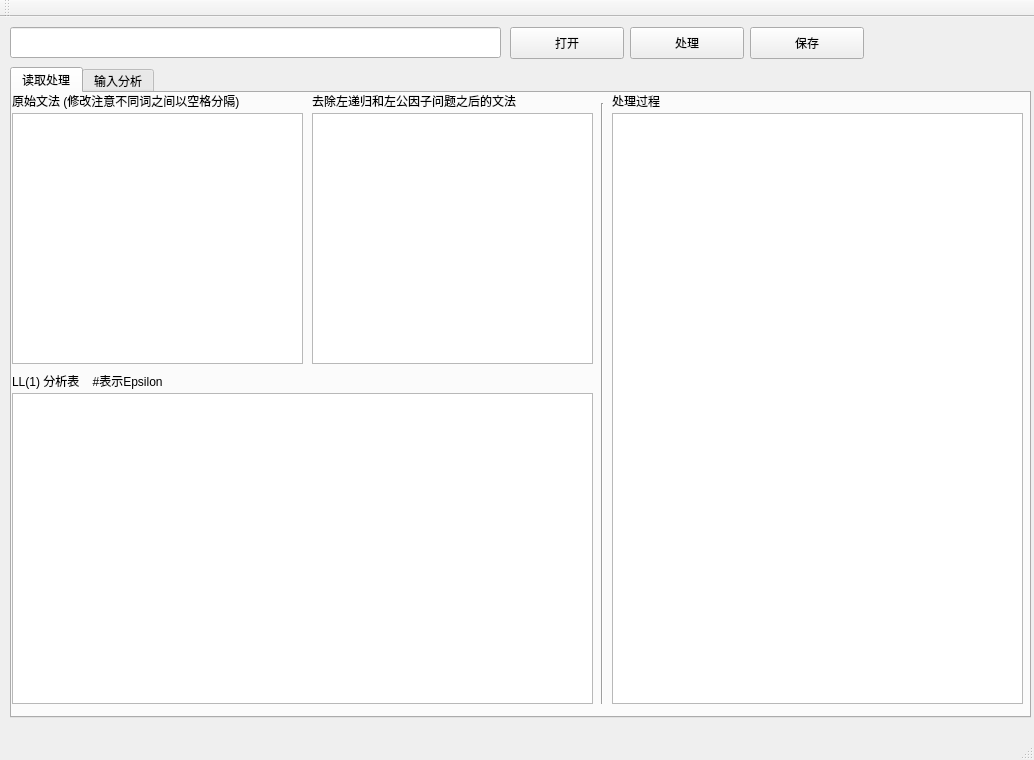
<?xml version="1.0" encoding="UTF-8"?>
<ui version="4.0">
 <class>MainWindow</class>
 <widget class="QMainWindow" name="MainWindow">
  <property name="geometry">
   <rect>
    <x>0</x>
    <y>0</y>
    <width>1034</width>
    <height>760</height>
   </rect>
  </property>
  <property name="windowTitle">
   <string>MainWindow</string>
  </property>
  <widget class="QWidget" name="centralWidget">
   <widget class="QPushButton" name="pushButton_4">
    <property name="geometry">
     <rect>
      <x>750</x>
      <y>10</y>
      <width>114</width>
      <height>32</height>
     </rect>
    </property>
    <property name="text">
     <string>保存</string>
    </property>
   </widget>
   <widget class="QPushButton" name="pushButton_2">
    <property name="geometry">
     <rect>
      <x>630</x>
      <y>10</y>
      <width>114</width>
      <height>32</height>
     </rect>
    </property>
    <property name="text">
     <string>处理</string>
    </property>
   </widget>
   <widget class="QLineEdit" name="lineEdit">
    <property name="geometry">
     <rect>
      <x>10</x>
      <y>10</y>
      <width>491</width>
      <height>31</height>
     </rect>
    </property>
    <property name="font">
     <font>
      <pointsize>15</pointsize>
     </font>
    </property>
    <property name="whatsThis">
     <string>&lt;html&gt;&lt;head/&gt;&lt;body&gt;&lt;p&gt;&lt;br/&gt;&lt;/p&gt;&lt;/body&gt;&lt;/html&gt;</string>
    </property>
    <property name="styleSheet">
     <string notr="true">color:rgb(0, 0, 0)</string>
    </property>
    <property name="text">
     <string/>
    </property>
   </widget>
   <widget class="QPushButton" name="pushButton">
    <property name="geometry">
     <rect>
      <x>510</x>
      <y>10</y>
      <width>114</width>
      <height>32</height>
     </rect>
    </property>
    <property name="text">
     <string>打开</string>
    </property>
   </widget>
   <widget class="QTabWidget" name="tabWidget">
    <property name="geometry">
     <rect>
      <x>10</x>
      <y>50</y>
      <width>1021</width>
      <height>651</height>
     </rect>
    </property>
    <property name="currentIndex">
     <number>0</number>
    </property>
    <widget class="QWidget" name="tab">
     <property name="toolTip">
      <string>12123</string>
     </property>
     <attribute name="title">
      <string>读取处理</string>
     </attribute>
     <widget class="Line" name="line">
      <property name="geometry">
       <rect>
        <x>580</x>
        <y>10</y>
        <width>20</width>
        <height>601</height>
       </rect>
      </property>
      <property name="orientation">
       <enum>Qt::Vertical</enum>
      </property>
     </widget>
     <widget class="QTextEdit" name="textEdit">
      <property name="geometry">
       <rect>
        <x>0</x>
        <y>20</y>
        <width>291</width>
        <height>251</height>
       </rect>
      </property>
      <property name="styleSheet">
       <string notr="true">color: rgb(0, 0, 0)</string>
      </property>
     </widget>
     <widget class="QTextEdit" name="textEdit_2">
      <property name="geometry">
       <rect>
        <x>600</x>
        <y>20</y>
        <width>411</width>
        <height>591</height>
       </rect>
      </property>
      <property name="styleSheet">
       <string notr="true">color:rgb(0, 0, 0)</string>
      </property>
     </widget>
     <widget class="QTextEdit" name="textEdit_7">
      <property name="geometry">
       <rect>
        <x>300</x>
        <y>20</y>
        <width>281</width>
        <height>251</height>
       </rect>
      </property>
      <property name="styleSheet">
       <string notr="true">color: rgb(0, 0, 0)</string>
      </property>
     </widget>
     <widget class="QLabel" name="label_2">
      <property name="geometry">
       <rect>
        <x>0</x>
        <y>0</y>
        <width>251</width>
        <height>16</height>
       </rect>
      </property>
      <property name="text">
       <string>原始文法 (修改注意不同词之间以空格分隔)</string>
      </property>
     </widget>
     <widget class="QLabel" name="label_3">
      <property name="geometry">
       <rect>
        <x>300</x>
        <y>0</y>
        <width>251</width>
        <height>16</height>
       </rect>
      </property>
      <property name="text">
       <string>去除左递归和左公因子问题之后的文法</string>
      </property>
     </widget>
     <widget class="QLabel" name="label_4">
      <property name="geometry">
       <rect>
        <x>600</x>
        <y>0</y>
        <width>251</width>
        <height>16</height>
       </rect>
      </property>
      <property name="text">
       <string>处理过程</string>
      </property>
     </widget>
     <widget class="QLabel" name="label_5">
      <property name="geometry">
       <rect>
        <x>0</x>
        <y>280</y>
        <width>251</width>
        <height>16</height>
       </rect>
      </property>
      <property name="text">
       <string>LL(1) 分析表    #表示Epsilon</string>
      </property>
     </widget>
     <widget class="QTableWidget" name="tableWidget">
      <property name="geometry">
       <rect>
        <x>0</x>
        <y>300</y>
        <width>581</width>
        <height>311</height>
       </rect>
      </property>
      <property name="palette">
       <palette>
        <active>
         <colorrole role="Text">
          <brush brushstyle="SolidPattern">
           <color alpha="255">
            <red>0</red>
            <green>0</green>
            <blue>0</blue>
           </color>
          </brush>
         </colorrole>
        </active>
        <inactive>
         <colorrole role="Text">
          <brush brushstyle="SolidPattern">
           <color alpha="255">
            <red>0</red>
            <green>0</green>
            <blue>0</blue>
           </color>
          </brush>
         </colorrole>
        </inactive>
        <disabled>
         <colorrole role="Text">
          <brush brushstyle="SolidPattern">
           <color alpha="63">
            <red>0</red>
            <green>0</green>
            <blue>0</blue>
           </color>
          </brush>
         </colorrole>
        </disabled>
       </palette>
      </property>
     </widget>
    </widget>
    <widget class="QWidget" name="tab_2">
     <attribute name="title">
      <string>输入分析</string>
     </attribute>
     <widget class="QLabel" name="label">
      <property name="geometry">
       <rect>
        <x>10</x>
        <y>20</y>
        <width>91</width>
        <height>16</height>
       </rect>
      </property>
      <property name="text">
       <string>输入分析句子: </string>
      </property>
     </widget>
     <widget class="QLineEdit" name="lineEdit_2">
      <property name="geometry">
       <rect>
        <x>100</x>
        <y>10</y>
        <width>731</width>
        <height>31</height>
       </rect>
      </property>
      <property name="palette">
       <palette>
        <active>
         <colorrole role="WindowText">
          <brush brushstyle="SolidPattern">
           <color alpha="255">
            <red>0</red>
            <green>0</green>
            <blue>0</blue>
           </color>
          </brush>
         </colorrole>
         <colorrole role="Text">
          <brush brushstyle="SolidPattern">
           <color alpha="255">
            <red>0</red>
            <green>0</green>
            <blue>0</blue>
           </color>
          </brush>
         </colorrole>
        </active>
        <inactive>
         <colorrole role="WindowText">
          <brush brushstyle="SolidPattern">
           <color alpha="255">
            <red>0</red>
            <green>0</green>
            <blue>0</blue>
           </color>
          </brush>
         </colorrole>
         <colorrole role="Text">
          <brush brushstyle="SolidPattern">
           <color alpha="255">
            <red>0</red>
            <green>0</green>
            <blue>0</blue>
           </color>
          </brush>
         </colorrole>
        </inactive>
        <disabled>
         <colorrole role="WindowText">
          <brush brushstyle="SolidPattern">
           <color alpha="63">
            <red>0</red>
            <green>0</green>
            <blue>0</blue>
           </color>
          </brush>
         </colorrole>
         <colorrole role="Text">
          <brush brushstyle="SolidPattern">
           <color alpha="63">
            <red>0</red>
            <green>0</green>
            <blue>0</blue>
           </color>
          </brush>
         </colorrole>
        </disabled>
       </palette>
      </property>
     </widget>
     <widget class="QPushButton" name="pushButton_3">
      <property name="geometry">
       <rect>
        <x>850</x>
        <y>10</y>
        <width>114</width>
        <height>32</height>
       </rect>
      </property>
      <property name="text">
       <string>分析</string>
      </property>
     </widget>
     <widget class="QTextEdit" name="textEdit_3">
      <property name="geometry">
       <rect>
        <x>0</x>
        <y>70</y>
        <width>41</width>
        <height>541</height>
       </rect>
      </property>
      <property name="palette">
       <palette>
        <active>
         <colorrole role="Text">
          <brush brushstyle="SolidPattern">
           <color alpha="255">
            <red>0</red>
            <green>0</green>
            <blue>0</blue>
           </color>
          </brush>
         </colorrole>
        </active>
        <inactive>
         <colorrole role="Text">
          <brush brushstyle="SolidPattern">
           <color alpha="255">
            <red>0</red>
            <green>0</green>
            <blue>0</blue>
           </color>
          </brush>
         </colorrole>
        </inactive>
        <disabled>
         <colorrole role="Text">
          <brush brushstyle="SolidPattern">
           <color alpha="63">
            <red>0</red>
            <green>0</green>
            <blue>0</blue>
           </color>
          </brush>
         </colorrole>
        </disabled>
       </palette>
      </property>
     </widget>
     <widget class="QTextEdit" name="textEdit_4">
      <property name="geometry">
       <rect>
        <x>50</x>
        <y>70</y>
        <width>391</width>
        <height>541</height>
       </rect>
      </property>
      <property name="palette">
       <palette>
        <active>
         <colorrole role="Text">
          <brush brushstyle="SolidPattern">
           <color alpha="255">
            <red>0</red>
            <green>0</green>
            <blue>0</blue>
           </color>
          </brush>
         </colorrole>
        </active>
        <inactive>
         <colorrole role="Text">
          <brush brushstyle="SolidPattern">
           <color alpha="255">
            <red>0</red>
            <green>0</green>
            <blue>0</blue>
           </color>
          </brush>
         </colorrole>
        </inactive>
        <disabled>
         <colorrole role="Text">
          <brush brushstyle="SolidPattern">
           <color alpha="63">
            <red>0</red>
            <green>0</green>
            <blue>0</blue>
           </color>
          </brush>
         </colorrole>
        </disabled>
       </palette>
      </property>
     </widget>
     <widget class="QTextEdit" name="textEdit_5">
      <property name="geometry">
       <rect>
        <x>450</x>
        <y>70</y>
        <width>211</width>
        <height>541</height>
       </rect>
      </property>
      <property name="palette">
       <palette>
        <active>
         <colorrole role="Text">
          <brush brushstyle="SolidPattern">
           <color alpha="255">
            <red>0</red>
            <green>0</green>
            <blue>0</blue>
           </color>
          </brush>
         </colorrole>
        </active>
        <inactive>
         <colorrole role="Text">
          <brush brushstyle="SolidPattern">
           <color alpha="255">
            <red>0</red>
            <green>0</green>
            <blue>0</blue>
           </color>
          </brush>
         </colorrole>
        </inactive>
        <disabled>
         <colorrole role="Text">
          <brush brushstyle="SolidPattern">
           <color alpha="63">
            <red>0</red>
            <green>0</green>
            <blue>0</blue>
           </color>
          </brush>
         </colorrole>
        </disabled>
       </palette>
      </property>
     </widget>
     <widget class="QTextEdit" name="textEdit_6">
      <property name="geometry">
       <rect>
        <x>670</x>
        <y>70</y>
        <width>351</width>
        <height>541</height>
       </rect>
      </property>
      <property name="palette">
       <palette>
        <active>
         <colorrole role="Text">
          <brush brushstyle="SolidPattern">
           <color alpha="255">
            <red>0</red>
            <green>0</green>
            <blue>0</blue>
           </color>
          </brush>
         </colorrole>
        </active>
        <inactive>
         <colorrole role="Text">
          <brush brushstyle="SolidPattern">
           <color alpha="255">
            <red>0</red>
            <green>0</green>
            <blue>0</blue>
           </color>
          </brush>
         </colorrole>
        </inactive>
        <disabled>
         <colorrole role="Text">
          <brush brushstyle="SolidPattern">
           <color alpha="63">
            <red>0</red>
            <green>0</green>
            <blue>0</blue>
           </color>
          </brush>
         </colorrole>
        </disabled>
       </palette>
      </property>
     </widget>
     <widget class="QLabel" name="label_6">
      <property name="geometry">
       <rect>
        <x>0</x>
        <y>50</y>
        <width>31</width>
        <height>16</height>
       </rect>
      </property>
      <property name="text">
       <string>编号</string>
      </property>
     </widget>
     <widget class="QLabel" name="label_7">
      <property name="geometry">
       <rect>
        <x>200</x>
        <y>50</y>
        <width>51</width>
        <height>16</height>
       </rect>
      </property>
      <property name="text">
       <string>符号栈</string>
      </property>
     </widget>
     <widget class="QLabel" name="label_8">
      <property name="geometry">
       <rect>
        <x>520</x>
        <y>50</y>
        <width>71</width>
        <height>20</height>
       </rect>
      </property>
      <property name="text">
       <string>待分析句子</string>
      </property>
     </widget>
     <widget class="QLabel" name="label_9">
      <property name="geometry">
       <rect>
        <x>820</x>
        <y>50</y>
        <width>51</width>
        <height>16</height>
       </rect>
      </property>
      <property name="text">
       <string>动作</string>
      </property>
     </widget>
    </widget>
   </widget>
  </widget>
  <widget class="QMenuBar" name="menuBar">
   <property name="geometry">
    <rect>
     <x>0</x>
     <y>0</y>
     <width>1034</width>
     <height>22</height>
    </rect>
   </property>
  </widget>
  <widget class="QToolBar" name="mainToolBar">
   <attribute name="toolBarArea">
    <enum>TopToolBarArea</enum>
   </attribute>
   <attribute name="toolBarBreak">
    <bool>false</bool>
   </attribute>
  </widget>
  <widget class="QStatusBar" name="statusBar"/>
 </widget>
 <layoutdefault spacing="6" margin="11"/>
 <resources/>
 <connections/>
</ui>
